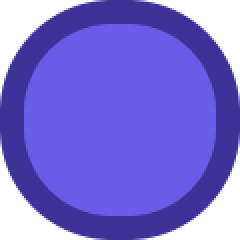
#> input picture ai_studio/feature_testing/consumer/assets/ui/panel.png, 120 x 120 px (shown 2 times larger)
$ python detect_regions.py --source ../../../../feature_testing/consumer/assets/ui/panel.png
#> lines starting #> are read from the running program, lines starting #| are printed output that depends on the picture; after the words box and inside, x2 and y2 are one past the last pixel; in counts of white or black regions, pixels touching at a corner belong together
### ai_studio/assets/tools/lib/color.py
from __future__ import annotations

import argparse
from typing import Any

import numpy as np
from PIL import Image

RGB = tuple[int, int, int]

# T0254 (python-tools review, F3): color-distance-to-key was reimplemented >=5x
# with a metric SPLIT -- most call sites used Chebyshev (max |delta channel|)
# but route_cutout used Euclidean. Chebyshev is the majority AND the keyer's
# own metric (key_matte.py, chroma_key_alpha.py), so it is the one convention
# every call site converges on here.


def key_distance(pixels: Any, key: RGB | Any) -> Any:
    """Chebyshev (max absolute per-channel delta) color distance from every
    pixel to ``key``. Vectorized over numpy arrays whose last axis holds RGB(A)
    channels -- only the first 3 channels are compared, so RGBA arrays can be
    passed directly. ``pixels`` and ``key`` must already be in the same numeric
    scale (both 0-255, or both caller-normalized to 0-1); this function does
    not rescale either input."""
    key_array = np.asarray(key, dtype=np.float64)
    rgb = np.asarray(pixels, dtype=np.float64)[..., :3]
    return np.max(np.abs(rgb - key_array), axis=-1)


def parse_hex(value: str) -> RGB:
    """Parse a ``#rrggbb`` (or ``rrggbb``) string into an (r, g, b) int tuple.
    Raises ``argparse.ArgumentTypeError`` on malformed input so it can be used
    directly as an ``argparse`` ``type=`` callback (its former call sites all
    did this)."""
#> in detect_regions, image is the input picture: PIL image 120x120 RGBA; mean R, G, B, A 74.8, 63.3, 167.2, 207.3
    text = value.strip().lstrip("#")
    if len(text) != 6:
        raise argparse.ArgumentTypeError("color must be #rrggbb")
    try:
        return tuple(int(text[index : index + 2], 16) for index in (0, 2, 4))  # type: ignore[return-value]
    except ValueError as exc:
        raise argparse.ArgumentTypeError("color must be #rrggbb") from exc


def format_hex(value: RGB) -> str:
    """Format an (r, g, b) int tuple as a ``#rrggbb`` string."""
    return "#{:02x}{:02x}{:02x}".format(*value)


# [46 lines left out: functions estimate_border_key, split_alpha, merge_alpha, not called in this run]

### ai_studio/assets/tools/image/regions/detect_regions.py
#!/usr/bin/env python3
from __future__ import annotations

import argparse
import json
import math
import sys
from pathlib import Path
from typing import Any

import numpy as np
from PIL import Image, ImageDraw


ROOT = Path(__file__).resolve().parents[5]
if str(ROOT) not in sys.path:
    sys.path.insert(0, str(ROOT))

from ai_studio.assets.tools.lib.atomic_io import save_image_atomic, write_json_atomic
from ai_studio.assets.tools.lib.color import format_hex, key_distance, parse_hex

RGB = tuple[int, int, int]
Rect = tuple[int, int, int, int]
DEFAULT_CHROMA_REGION_PADDING = 8

# T0254: local hex parse/format duplication -> shared lib/color (parse_hex,
# format_hex). Kept as local aliases so this module's public names don't churn.
parse_color = parse_hex
format_color = format_hex


def rel(path: Path) -> str:
    resolved = path.resolve()
    try:
        return resolved.relative_to(ROOT.resolve()).as_posix()
    except ValueError:
        return resolved.as_posix()


def foreground_mask(
    image: Image.Image,
    *,
    key_color: RGB,
    key_tolerance: int,
    alpha_threshold: int,
) -> np.ndarray:
#> called with key_color = (255, 0, 255), key_tolerance = 16, alpha_threshold = 0
    array = np.asarray(image.convert("RGBA"), dtype=np.uint8)
    rgb = array[..., :3].astype(np.int16)
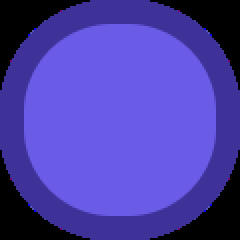
#> rgb: shape (120, 120, 3) int16 (shown 2 times larger); mean R, G, B 74.8, 63.3, 167.2
    alpha = array[..., 3]
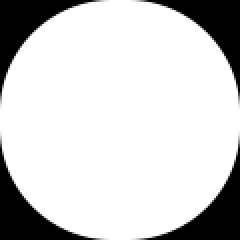
#> alpha: shape (120, 120) (shown 2 times larger); min 0, max 255, mean 207.3
    key_like = (alpha <= alpha_threshold) | (key_distance(rgb, key_color) <= key_tolerance)
#> in key_distance, `return np.max(np.abs(rgb - key_array), axis=-1)`:
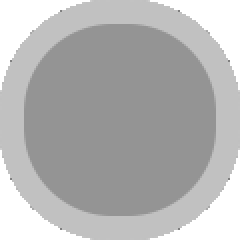
#> returned value: shape (120, 120) float64 (shown 2 times larger); min 128, max 255, mean 180.2
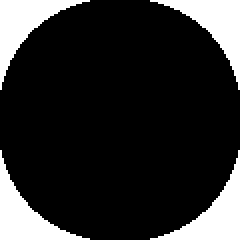
#> key_like: shape (120, 120) bool (shown 2 times larger); 17.4% white; 4 white regions, box (x1, y1, x2, y2) and area: (0, 0, 45, 45) 628, (75, 0, 120, 45) 628, (0, 75, 45, 120) 628, (75, 75, 120, 120) 628
    return np.asarray(~key_like, dtype=bool)


def connected_components(mask: np.ndarray) -> list[dict[str, Any]]:
    height, width = mask.shape
#> height = 120; width = 120
    runs: list[tuple[int, int, int, int]] = []
    parents: list[int] = []
    ranks: list[int] = []

    def make_set() -> int:
        index = len(parents)
        parents.append(index)
        ranks.append(0)
        return index

    def find(index: int) -> int:
        parent = parents[index]
        if parent != index:
            parent = find(parent)
            parents[index] = parent
        return parent

    def union(left: int, right: int) -> None:
        left_root = find(left)
        right_root = find(right)
        if left_root == right_root:
            return
        if ranks[left_root] < ranks[right_root]:
            left_root, right_root = right_root, left_root
        parents[right_root] = left_root
        if ranks[left_root] == ranks[right_root]:
            ranks[left_root] += 1

    previous_row: list[tuple[int, int, int]] = []
    for y in range(height):
        padded = np.empty(width + 2, dtype=bool)
        padded[0] = False
        padded[-1] = False
        padded[1:-1] = mask[y]
        changes = np.flatnonzero(padded[1:] != padded[:-1])
        current_row: list[tuple[int, int, int]] = []
        previous_index = 0
        for start, end in zip(changes[0::2], changes[1::2]):
            run_index = make_set()
            run_start = int(start)
            run_end = int(end)
            runs.append((y, run_start, run_end, run_index))
            current_row.append((run_start, run_end, run_index))
            while previous_index < len(previous_row) and previous_row[previous_index][1] < run_start:
                previous_index += 1
            overlap_index = previous_index
            while overlap_index < len(previous_row) and previous_row[overlap_index][0] <= run_end:
                previous_start, previous_end, previous_run_index = previous_row[overlap_index]
                if previous_end >= run_start and previous_start <= run_end:
                    union(run_index, previous_run_index)
                overlap_index += 1
        previous_row = current_row

    grouped: dict[int, dict[str, int]] = {}
    for y, start, end, run_index in runs:
        root = find(run_index)
        area = end - start
        component = grouped.get(root)
        if component is None:
            grouped[root] = {
                "min_x": start,
                "min_y": y,
                "max_x": end - 1,
                "max_y": y,
                "area_px": area,
            }
            continue
        component["min_x"] = min(component["min_x"], start)
        component["min_y"] = min(component["min_y"], y)
        component["max_x"] = max(component["max_x"], end - 1)
        component["max_y"] = max(component["max_y"], y)
        component["area_px"] += area
#> this loop made 120 passes
#> (start, end) on passes 1 to 12: (45, 75), (41, 79), (38, 82), (35, 85), (33, 87), (30, 90), (29, 91), (27, 93), (25, 95), (24, 96), (22, 98), (21, 99)

    components: list[dict[str, Any]] = []
    for component in grouped.values():
        min_x = component["min_x"]
        min_y = component["min_y"]
        max_x = component["max_x"]
        max_y = component["max_y"]
        components.append(
            {
                "content_bbox": [min_x, min_y, max_x - min_x + 1, max_y - min_y + 1],
                "area_px": component["area_px"],
            }
        )
#> this loop made 1 pass
    return components


def rect_gap(left: Rect, right: Rect) -> int:
    ax, ay, aw, ah = left
    bx, by, bw, bh = right
    dx = max(bx - (ax + aw), ax - (bx + bw), 0)
    dy = max(by - (ay + ah), ay - (by + bh), 0)
    if dx == 0 or dy == 0:
        return max(dx, dy)
    return int(math.ceil(math.hypot(dx, dy)))


def merge_rects(left: Rect, right: Rect) -> Rect:
    ax, ay, aw, ah = left
    bx, by, bw, bh = right
    x0 = min(ax, bx)
    y0 = min(ay, by)
    x1 = max(ax + aw, bx + bw)
    y1 = max(ay + ah, by + bh)
    return (x0, y0, x1 - x0, y1 - y0)


def merge_close_components(components: list[dict[str, Any]], distance: int) -> list[dict[str, Any]]:
    if distance <= 0:
        return components
    merged = [dict(component) for component in components]
    changed = True
    while changed:
        changed = False
        best_pair: tuple[int, int] | None = None
        best_gap: int | None = None
        for left_index, left in enumerate(merged):
            left_rect = tuple(left["content_bbox"])  # type: ignore[assignment]
            for right_index in range(left_index + 1, len(merged)):
                right = merged[right_index]
                right_rect = tuple(right["content_bbox"])  # type: ignore[assignment]
                gap = rect_gap(left_rect, right_rect)
                if gap > distance:
                    continue
                if best_gap is None or gap < best_gap:
                    best_gap = gap
                    best_pair = (left_index, right_index)
        if best_pair is None:
            continue
        left_index, right_index = best_pair
        left = merged[left_index]
        right = merged[right_index]
        rect = merge_rects(tuple(left["content_bbox"]), tuple(right["content_bbox"]))  # type: ignore[arg-type]
        combined: dict[str, Any] = {
            "content_bbox": list(rect),
            "area_px": int(left["area_px"]) + int(right["area_px"]),
        }
        merged_from = [
            *left.get("merged_from", []),
            *right.get("merged_from", []),
        ]
        if merged_from:
            combined["merged_from"] = merged_from
        merged = [component for index, component in enumerate(merged) if index not in best_pair]
        merged.append(combined)
        changed = True
    return merged


def sort_row_major(components: list[dict[str, Any]], row_tolerance: int) -> list[dict[str, Any]]:
#> called with row_tolerance = 32
    rows: list[list[dict[str, Any]]] = []
    row_centers: list[float] = []
    for component in sorted(components, key=lambda item: item["content_bbox"][1]):
        x, y, _width, height = component["content_bbox"]
        center_y = y + height / 2
        placed = False
        for index, row_center in enumerate(row_centers):
            if abs(center_y - row_center) <= row_tolerance:
                rows[index].append(component)
                count = len(rows[index])
                row_centers[index] = ((row_center * (count - 1)) + center_y) / count
                placed = True
                break
        if not placed:
            rows.append([component])
            row_centers.append(center_y)
#> this loop made 1 pass
#> component on pass 1: {'content_bbox': [0, 0, 120, 120], 'area_px': 11888}
    ordered: list[dict[str, Any]] = []
    for _center, row in sorted(zip(row_centers, rows), key=lambda item: item[0]):
        ordered.extend(sorted(row, key=lambda item: item["content_bbox"][0]))
#> this loop made 1 pass
#> _center on pass 1: 60
    return ordered


def expand_rect(rect: Rect, padding: int, image_size: tuple[int, int]) -> list[int]:
    x, y, width, height = rect
    image_width, image_height = image_size
    left = max(0, x - padding)
    top = max(0, y - padding)
    right = min(image_width, x + width + padding)
    bottom = min(image_height, y + height + padding)
    return [left, top, right - left, bottom - top]


def detect_regions(
    source: Path,
    *,
    key_color: RGB,
    key_tolerance: int,
    alpha_threshold: int,
    min_area: int,
    merge_distance: int,
    padding: int,
    row_tolerance: int,
) -> dict[str, Any]:
    image = Image.open(source).convert("RGBA")
    mask = foreground_mask(image, key_color=key_color, key_tolerance=key_tolerance, alpha_threshold=alpha_threshold)
    components = [component for component in connected_components(mask) if int(component["area_px"]) >= min_area]
    components = merge_close_components(components, merge_distance)
    components = sort_row_major(components, row_tolerance)
    regions: list[dict[str, Any]] = []
    for index, component in enumerate(components, start=1):
        content_bbox = tuple(component["content_bbox"])
        region: dict[str, Any] = {
            "id": f"region_{index:03d}",
            "rect": expand_rect(content_bbox, padding, image.size),
            "content_bbox": list(content_bbox),
            "area_px": int(component["area_px"]),
        }
        if component.get("merged_from"):
            region["merged_from"] = component["merged_from"]
        regions.append(region)
#> this loop made 1 pass
#> (index, component) on pass 1: (1, {'content_bbox': [0, 0, 120, 120], 'area_px': 11888})
    return {
        "schema": "ai_studio.raster2d.detected_regions.v1",
        "version": 1,
        "source": rel(source),
        "image": {
            "width": image.width,
            "height": image.height,
        },
        "detection": {
            "mode": "chroma_key",
            "key_color": format_color(key_color),
            "key_tolerance": key_tolerance,
            "alpha_threshold": alpha_threshold,
            "min_area": min_area,
            "merge_distance": merge_distance,
            "padding": padding,
            "row_tolerance": row_tolerance,
        },
        "region_count": len(regions),
        "regions": regions,
    }


def write_overlay(source: Path, output: Path, regions: list[dict[str, Any]]) -> None:
    image = Image.open(source).convert("RGBA")
    draw = ImageDraw.Draw(image)
    colors = [
        (0, 255, 255, 255),
        (255, 255, 0, 255),
        (0, 255, 0, 255),
        (255, 128, 0, 255),
        (255, 255, 255, 255),
    ]
    for index, region in enumerate(regions, start=1):
        x, y, width, height = region["rect"]
        color = colors[(index - 1) % len(colors)]
        draw.rectangle([x, y, x + width - 1, y + height - 1], outline=color, width=3)
        draw.text((x + 4, y + 4), str(index), fill=color)
    save_image_atomic(image, output)


def main() -> int:
    parser = argparse.ArgumentParser(description="Detect isolated raster regions on a chroma-key source sheet.")
    parser.add_argument("--source", required=True, type=Path)
    parser.add_argument("--key-color", type=parse_color, default=parse_color("#ff00ff"))
    parser.add_argument("--key-tolerance", type=int, default=16)
    parser.add_argument("--alpha-threshold", type=int, default=0)
    parser.add_argument("--min-area", type=int, default=128)
    parser.add_argument("--merge-distance", type=int, default=0)
    parser.add_argument("--padding", type=int, default=DEFAULT_CHROMA_REGION_PADDING)
    parser.add_argument("--row-tolerance", type=int, default=32)
    parser.add_argument("--json-output", type=Path)
    parser.add_argument("--overlay-output", type=Path)
    args = parser.parse_args()
    if min(args.key_tolerance, args.alpha_threshold, args.min_area, args.merge_distance, args.padding, args.row_tolerance) < 0:
        raise SystemExit("numeric thresholds must be >= 0")

    result = detect_regions(
        args.source,
        key_color=args.key_color,
        key_tolerance=args.key_tolerance,
        alpha_threshold=args.alpha_threshold,
        min_area=args.min_area,
        merge_distance=args.merge_distance,
        padding=args.padding,
        row_tolerance=args.row_tolerance,
    )
    if args.json_output:
        write_json_atomic(args.json_output, result)
    if args.overlay_output:
        write_overlay(args.source, args.overlay_output, result["regions"])
    if args.json_output:
        print(f"pass: detected {result['region_count']} region(s)")
    else:
        print(json.dumps(result, indent=2))
#> (printed output is left out)
    return 0


if __name__ == "__main__":
    raise SystemExit(main())
#> (the program exits here)
